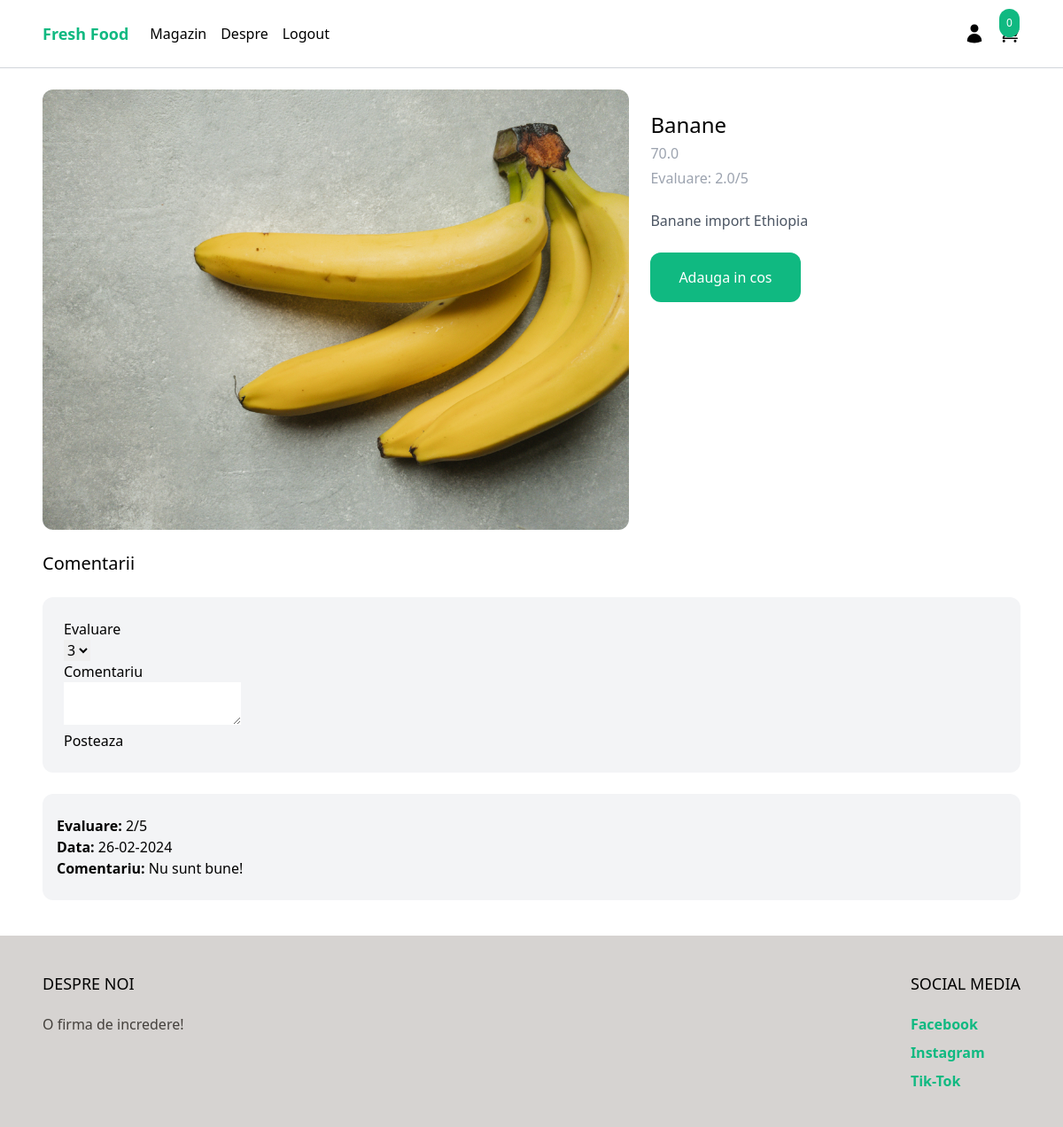
The page /shop/banane/ (signed in) on the database its author committed.
### product/models.py (models this page shows, shortened)
class Product(models.Model):
    category = models.ForeignKey(Category, related_name='products', on_delete=models.CASCADE)
    name = models.CharField(max_length=255)
    slug = models.SlugField()
    description = models.TextField(blank=True, null=True)
    price = models.IntegerField()
    created_at = models.DateTimeField(auto_now_add=True)
    image = models.ImageField(upload_to='uploads/', blank=True, null=True)
    thumbnail = models.ImageField(upload_to='uploads/', blank=True, null=True)
    class Meta:
        ordering = ('-created_at',)
    def get_display_price(self):
        return self.price / 100
    def get_rating(self):
        reviews_total = 0
        for review in self.reviews.all():
            reviews_total += review.rating
        if reviews_total > 0:
            return reviews_total / self.reviews.count()
        return 0

class Review(models.Model):
    product = models.ForeignKey(Product, related_name='reviews', on_delete=models.CASCADE)
    rating = models.IntegerField(default=3)
    content = models.TextField()
    created_by = models.ForeignKey(User, related_name='reviews', on_delete=models.CASCADE)
    created_at = models.DateTimeField(auto_now_add=True)

### product/views.py (the view, shortened to what this page needs)
# urls.py: path('shop/<slug:slug>/', product, name='product'),
def product(request, slug):
    product = get_object_or_404(Product, slug=slug)
    return render(request, 'product/product.html', {'product': product})

### cart/cart.py (called while the page is built)
    def __len__(self):
        return sum(item['quantity'] for item in self.cart.values())

### cart/context_processors.py (called while the page is built)
def cart(request):
    return {'cart': Cart(request)}

### product/templates/product/product.html (shortened to what this page needs)
{% extends 'core/base.html' %}
{% block content %}
<div class="max-w-6xl mx-auto flex flex-wrap py-6 px-6 xl:px-0">
    <div class="images w-full mb-6 lg:mb-0 lg:w-3/5">
        <img class="rounded-xl" src="{% if product.image  %}{{ product.image.url }} {% else %} https://via.placeholder.com/300x300.jpg {% endif %}"
             alt="image" />
    </div>
    <div class="products w-full lg:w-2/5 lg:p-6">
        <h1 class="text-2xl">{{ product.name }}</h1>
        <p class="mt-1 text-gray-400">{{ product.get_display_price }}</p>
        {% if product.get_rating > 0 %}
        <p class="mt-1 text-gray-400">Evaluare: {{ product.get_rating }}/5</p>
        {% endif %}
        {% if product.description %}
        <p class="mt-6 text-gray-600">{{ product.description }}</p>
        {% endif %}
        <a href="#"
           class="mt-6 inline-block px-8 py-4 rounded-xl bg-emerald-500 text-white hover:bg-emerald-700"
           hx-get="{% url 'add_to_cart' product.id %}"
           hx-target="#menu_cart_button"
           hx-swap="outerHTML"
        >Adauga in cos</a>
    </div>
    <div class="w-full mt-6">
        <h2 class="text-xl">Comentarii</h2>
        {% if request.user.is_authenticated %}
            <form method="post" action="." class="mt-6 mb-6 p-6 bg-gray-100 rounded-xl">
                <div>
                    <label>Evaluare</label><br>
                    <select name="rating">
                        <option value="3" selected>3</option>
                    </select>
                </div>
                <div>
                    <label>Comentariu</label><br>
                    <textarea name="content"></textarea>
                </div>
                <div>
                    <button>Posteaza</button>
                </div>
            </form>
        {% endif %}
    {% for review in product.reviews.all %}
        <div class="px-4 py-6 bg-gray-100 rounded-xl mb-4">
            <strong>Evaluare: </strong>{{ review.rating }}/5<br>
            <strong>Data: </strong> {{ review.created_at|date:"d-m-Y" }}<br>
            <strong>Comentariu: </strong>{{ review.content }}
        </div>
    {% endfor %}
    </div>
</div>
{% endblock %}

### rows shown on the page
Product: image (picture), name "Banane", get_display_price "70.0", get_rating "2.0", description "Banane import Ethiopia"
Review: rating "2", created_at "26-02-2024", content "Nu sunt bune!"

### other values the page prints
{{ cart|length }} "0"
